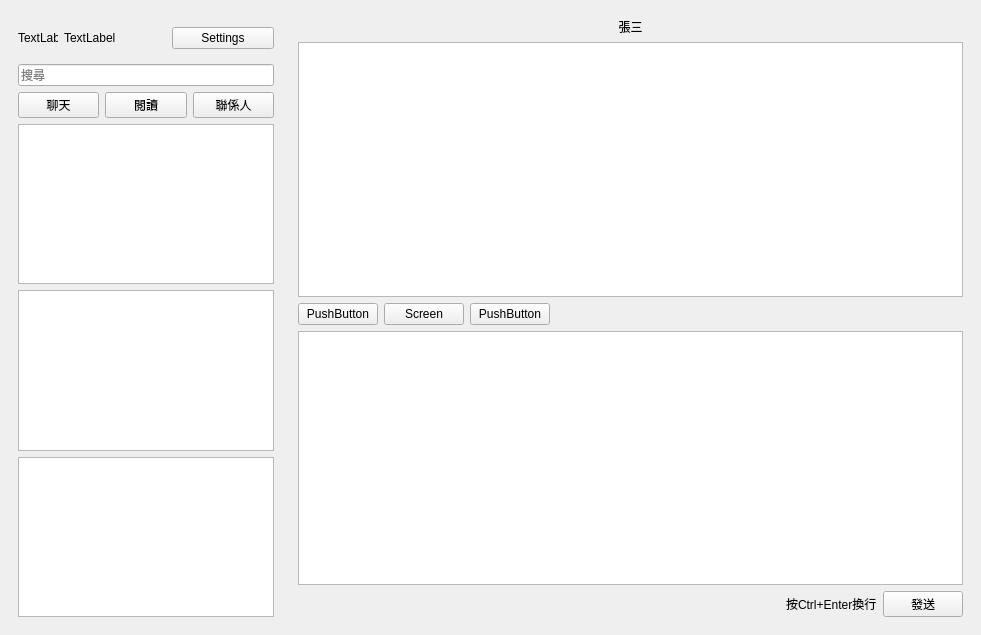
<?xml version="1.0" encoding="UTF-8"?>
<ui version="4.0">
 <class>WeChat</class>
 <widget class="QMainWindow" name="WeChat">
  <property name="geometry">
   <rect>
    <x>0</x>
    <y>0</y>
    <width>981</width>
    <height>635</height>
   </rect>
  </property>
  <property name="windowTitle">
   <string>WeChat 0.1.1</string>
  </property>
  <widget class="QWidget" name="centralwidget">
   <layout class="QHBoxLayout" name="horizontalLayout_10" stretch="0,0">
    <item>
     <widget class="QWidget" name="widget" native="true">
      <layout class="QVBoxLayout" name="verticalLayout">
       <item>
        <layout class="QHBoxLayout" name="horizontalLayout_6">
         <item>
          <widget class="QLabel" name="headImageLabel">
           <property name="minimumSize">
            <size>
             <width>40</width>
             <height>40</height>
            </size>
           </property>
           <property name="maximumSize">
            <size>
             <width>40</width>
             <height>40</height>
            </size>
           </property>
           <property name="text">
            <string>TextLabel</string>
           </property>
          </widget>
         </item>
         <item>
          <widget class="QLabel" name="userNameLabel">
           <property name="text">
            <string>TextLabel</string>
           </property>
          </widget>
         </item>
         <item>
          <widget class="QPushButton" name="settingButton">
           <property name="text">
            <string>Settings</string>
           </property>
          </widget>
         </item>
        </layout>
       </item>
       <item>
        <widget class="QLineEdit" name="lineEdit">
         <property name="placeholderText">
          <string>搜尋</string>
         </property>
        </widget>
       </item>
       <item>
        <layout class="QHBoxLayout" name="horizontalLayout_7">
         <item>
          <widget class="QPushButton" name="contactButton">
           <property name="text">
            <string>聊天</string>
           </property>
          </widget>
         </item>
         <item>
          <widget class="QPushButton" name="readButton">
           <property name="text">
            <string>閱讀</string>
           </property>
          </widget>
         </item>
         <item>
          <widget class="QPushButton" name="memberButton">
           <property name="text">
            <string>聯係人</string>
           </property>
          </widget>
         </item>
        </layout>
       </item>
       <item>
        <widget class="QListWidget" name="contactListWidget"/>
       </item>
       <item>
        <widget class="QListWidget" name="readerListWidget"/>
       </item>
       <item>
        <widget class="QListWidget" name="memberListWidget"/>
       </item>
      </layout>
      <zorder>contactListWidget</zorder>
      <zorder>lineEdit</zorder>
      <zorder>readerListWidget</zorder>
      <zorder>memberListWidget</zorder>
     </widget>
    </item>
    <item>
     <widget class="QWidget" name="chatWidget" native="true">
      <property name="sizePolicy">
       <sizepolicy hsizetype="Preferred" vsizetype="Preferred">
        <horstretch>1</horstretch>
        <verstretch>0</verstretch>
       </sizepolicy>
      </property>
      <layout class="QVBoxLayout" name="verticalLayout_2">
       <item>
        <widget class="QLabel" name="currentChatUserLabel">
         <property name="text">
          <string>張三</string>
         </property>
         <property name="alignment">
          <set>Qt::AlignCenter</set>
         </property>
        </widget>
       </item>
       <item>
        <widget class="QTextEdit" name="messages"/>
       </item>
       <item>
        <layout class="QHBoxLayout" name="horizontalLayout_8">
         <item>
          <widget class="QPushButton" name="faceButton">
           <property name="toolTip">
            <string>貼圖</string>
           </property>
           <property name="text">
            <string>PushButton</string>
           </property>
          </widget>
         </item>
         <item>
          <widget class="QPushButton" name="screenButton">
           <property name="toolTip">
            <string>螢幕截圖</string>
           </property>
           <property name="text">
            <string>Screen</string>
           </property>
          </widget>
         </item>
         <item>
          <widget class="QPushButton" name="pushButton_5">
           <property name="toolTip">
            <string>圖片和檔案</string>
           </property>
           <property name="text">
            <string>PushButton</string>
           </property>
          </widget>
         </item>
         <item>
          <spacer name="horizontalSpacer_2">
           <property name="orientation">
            <enum>Qt::Horizontal</enum>
           </property>
           <property name="sizeHint" stdset="0">
            <size>
             <width>40</width>
             <height>20</height>
            </size>
           </property>
          </spacer>
         </item>
        </layout>
       </item>
       <item>
        <widget class="QTextEdit" name="draft"/>
       </item>
       <item>
        <layout class="QHBoxLayout" name="horizontalLayout_9">
         <item>
          <spacer name="horizontalSpacer">
           <property name="orientation">
            <enum>Qt::Horizontal</enum>
           </property>
           <property name="sizeHint" stdset="0">
            <size>
             <width>40</width>
             <height>20</height>
            </size>
           </property>
          </spacer>
         </item>
         <item>
          <widget class="QLabel" name="tipsLabel">
           <property name="text">
            <string>按Ctrl+Enter換行</string>
           </property>
          </widget>
         </item>
         <item>
          <widget class="QPushButton" name="sendButton">
           <property name="text">
            <string>發送</string>
           </property>
          </widget>
         </item>
        </layout>
       </item>
      </layout>
      <zorder>draft</zorder>
      <zorder>messages</zorder>
      <zorder>currentChatUserLabel</zorder>
     </widget>
    </item>
   </layout>
  </widget>
 </widget>
 <resources/>
 <connections/>
</ui>
